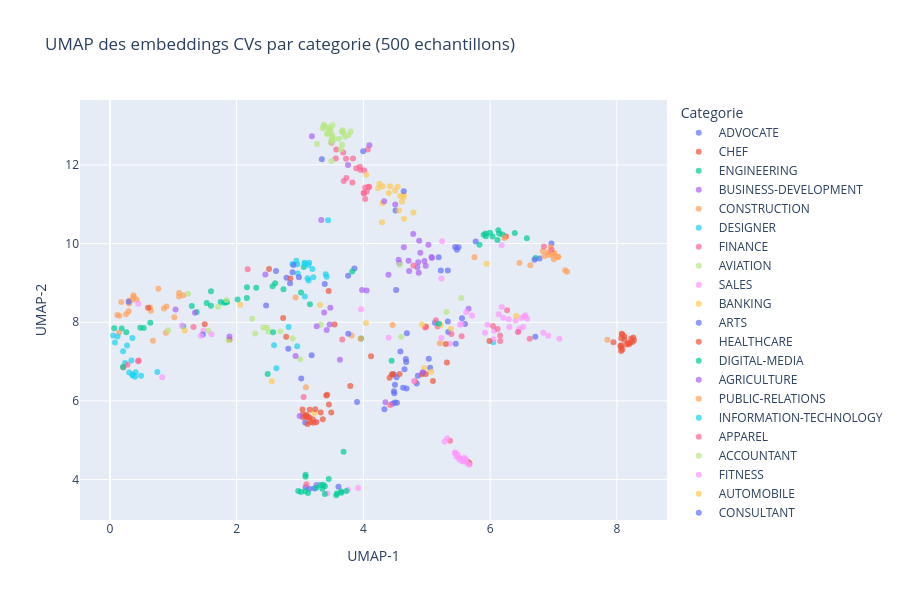

The notebook cell saved with this chart:
### Code cell
# Visualisation UMAP des embeddings CVs (sous-echantillon pour la rapidite)
try:
    import umap
except ImportError:
    %pip install -q umap-learn
    import umap

sample_idx = np.random.choice(len(cv_embeddings), size=500, replace=False)
sample_emb = cv_embeddings[sample_idx]
sample_cats = df_resumes['Category'].iloc[sample_idx].values

reducer = umap.UMAP(n_components=2, random_state=42, n_neighbors=15, min_dist=0.1)
coords = reducer.fit_transform(sample_emb)

fig = px.scatter(
    x=coords[:, 0], y=coords[:, 1],
    color=sample_cats,
    title='UMAP des embeddings CVs par categorie (500 echantillons)',
    labels={'x': 'UMAP-1', 'y': 'UMAP-2', 'color': 'Categorie'},
    opacity=0.7,
    width=900, height=600
)
fig.show()

### Figure 1 — Plotly figure (JSON) as saved in the notebook; plotly's stock layout.template omitted (floating-point values rounded to 4 significant figures)
{"data": [{"hovertemplate": "Categorie=ADVOCATE<br>UMAP-1=%{x}<br>UMAP-2=%{y}<extra></extra>", "legendgroup": "ADVOCATE", "marker": {"color": "#636efa", "opacity": 0.7, "symbol": "circle"}, "mode": "markers", "name": "ADVOCATE", "orientation": "v", "showlegend": true, "type": "scatter", "x": [5.13, 5.556, 4.459, 3.607, 4.649, 5.053, 4.479, 4.676, 4.942, 4.523, 4.482, 3.758, 3.183, 5.34, 4.842, 4.497, 5.603, 4.498, 4.627, 2.787, 4.671, 4.488, 3.082, 4.508, 4.584, 5.332, 4.53], "xaxis": "x", "y": [7.987, 8.1, 5.93, 3.819, 6.809, 6.842, 6.681, 6.99, 6.726, 6.605, 6.246, 9.182, 7.159, 7.753, 6.442, 5.962, 7.958, 6.414, 6.336, 9.131, 7.068, 6.196, 5.45, 10.84, 7.257, 8.02, 5.955], "yaxis": "y"}, {"hovertemplate": "Categorie=CHEF<br>UMAP-1=%{x}<br>UMAP-2=%{y}<extra></extra>", "legendgroup": "CHEF", "marker": {"color": "#EF553B", "opacity": 0.7, "symbol": "circle"}, "mode": "markers", "name": "CHEF", "orientation": "v", "showlegend": true, "type": "scatter", "x": [1.496, 3.119, 8.078, 8.247, 8.055, 8.152, 1.888, 7.946, 8.269, 8.085, 8.069, 4.988, 8.067, 8.118, 8.088, 8.205, 8.069, 8.192, 8.177, 8.068, 8.118, 8.226], "xaxis": "x", "y": [7.947, 5.413, 7.706, 7.501, 7.398, 7.436, 7.565, 7.494, 7.542, 7.692, 7.414, 7.885, 7.273, 7.565, 7.31, 7.478, 7.591, 7.444, 7.464, 7.355, 7.636, 7.582], "yaxis": "y"}, {"hovertemplate": "Categorie=ENGINEERING<br>UMAP-1=%{x}<br>UMAP-2=%{y}<extra></extra>", "legendgroup": "ENGINEERING", "marker": {"color": "#00cc96", "opacity": 0.7, "symbol": "circle"}, "mode": "markers", "name": "ENGINEERING", "orientation": "v", "showlegend": true, "type": "scatter", "x": [0.06803, 3.157, 1.804, 0.4798, 2.608, 1.369, 2.31, 1.748, 1.846, 3.964, 2.739, 1.292, 2.162, 0.5334, 2.49, 0.1862, 0.6379, 1.595, 2.163, 1.594, 0.2587, 1.528, 2.567, 1.157, 2.016, 1.836], "xaxis": "x", "y": [7.847, 8.46, 8.495, 7.862, 8.989, 8.263, 8.88, 8.516, 8.507, 7.586, 8.838, 8.413, 8.617, 7.857, 6.683, 7.844, 7.99, 8.789, 8.888, 8.418, 7.745, 8.488, 8.919, 7.901, 8.582, 8.52], "yaxis": "y"}, {"hovertemplate": "Categorie=BUSINESS-DEVELOPMENT<br>UMAP-1=%{x}<br>UMAP-2=%{y}<extra></extra>", "legendgroup": "BUSINESS-DEVELOPMENT", "marker": {"color": "#ab63fa", "opacity": 0.7, "symbol": "circle"}, "mode": "markers", "name": "BUSINESS-DEVELOPMENT", "orientation": "v", "showlegend": true, "type": "scatter", "x": [4.874, 5.083, 4.984, 4.865, 4.963, 4.714, 5.659, 4.556, 4.898, 5.074, 4.569, 5.026, 4.88, 4.851, 4.639, 4.722, 4.786], "xaxis": "x", "y": [9.258, 9.632, 9.44, 9.529, 9.558, 9.562, 8.347, 9.587, 9.768, 9.659, 9.502, 9.971, 10.07, 9.397, 9.905, 9.304, 10.24], "yaxis": "y"}, {"hovertemplate": "Categorie=CONSTRUCTION<br>UMAP-1=%{x}<br>UMAP-2=%{y}<extra></extra>", "legendgroup": "CONSTRUCTION", "marker": {"color": "#FFA15A", "opacity": 0.7, "symbol": "circle"}, "mode": "markers", "name": "CONSTRUCTION", "orientation": "v", "showlegend": true, "type": "scatter", "x": [1.017, 2.93, 0.3599, 0.1498, 0.8839, 3.815, 0.634, 0.8945, 0.2956, 0.4204, 0.3721, 0.2559, 0.8529, 0.305, 1.159, 0.1438, 1.093, 0.3742, 3.957, 0.1167, 0.1792, 0.6469, 1.092, 0.6796, 0.3063, 0.7648], "xaxis": "x", "y": [8.129, 8.633, 8.574, 8.169, 7.735, 7.666, 8.374, 8.4, 8.283, 8.582, 8.689, 8.206, 8.348, 8.476, 8.689, 7.732, 8.744, 8.64, 7.579, 8.187, 8.515, 8.294, 8.655, 7.529, 8.556, 8.852], "yaxis": "y"}, {"hovertemplate": "Categorie=DESIGNER<br>UMAP-1=%{x}<br>UMAP-2=%{y}<extra></extra>", "legendgroup": "DESIGNER", "marker": {"color": "#19d3f3", "opacity": 0.7, "symbol": "circle"}, "mode": "markers", "name": "DESIGNER", "orientation": "v", "showlegend": true, "type": "scatter", "x": [0.2072, 0.4913, 2.627, 0.0504, 0.4068, 0.3565, 0.07977, 0.748, 0.339, 0.1195, 0.2383, 2.591, 6.049, 0.3603, 0.3553, 0.2704, 0.3045, 0.3967], "xaxis": "x", "y": [7.266, 6.643, 6.83, 7.663, 6.73, 6.649, 7.487, 6.733, 7.028, 7.639, 6.965, 7.419, 7.49, 6.669, 7.6, 7.407, 6.721, 6.615], "yaxis": "y"}, {"hovertemplate": "Categorie=FINANCE<br>UMAP-1=%{x}<br>UMAP-2=%{y}<extra></extra>", "legendgroup": "FINANCE", "marker": {"color": "#FF6692", "opacity": 0.7, "symbol": "circle"}, "mode": "markers", "name": "FINANCE", "orientation": "v", "showlegend": true, "type": "scatter", "x": [3.572, 4.029, 3.732, 3.95, 4.055, 4.005, 3.726, 4.082, 4.029, 3.563, 3.827, 3.887, 5.39, 3.944, 3.837, 4.092, 3.497, 3.057, 3.69, 4.007, 4.014, 3.682], "xaxis": "x", "y": [12.39, 11.13, 11.67, 11.88, 11.32, 11.29, 12.16, 11.45, 11.43, 12.17, 11.56, 11.92, 7.703, 11.95, 12.17, 11.44, 12.56, 6.101, 11.59, 11.27, 11.86, 12.32], "yaxis": "y"}, {"hovertemplate": "Categorie=AVIATION<br>UMAP-1=%{x}<br>UMAP-2=%{y}<extra></extra>", "legendgroup": "AVIATION", "marker": {"color": "#B6E880", "opacity": 0.7, "symbol": "circle"}, "mode": "markers", "name": "AVIATION", "orientation": "v", "showlegend": true, "type": "scatter", "x": [0.9182, 3.004, 1.234, 4.574, 1.553, 1.84, 2.502, 2.246, 2.69, 3.497, 3.327, 2.478, 2.293, 5.546, 1.709, 2.884, 2.422, 1.872, 4.595], "xaxis": "x", "y": [7.8, 7.058, 8.723, 9.462, 7.783, 8.565, 7.763, 8.089, 7.767, 12.1, 7.938, 7.864, 7.714, 8.62, 8.392, 7.587, 7.865, 7.544, 7.635], "yaxis": "y"}, {"hovertemplate": "Categorie=SALES<br>UMAP-1=%{x}<br>UMAP-2=%{y}<extra></extra>", "legendgroup": "SALES", "marker": {"color": "#FF97FF", "opacity": 0.7, "symbol": "circle"}, "mode": "markers", "name": "SALES", "orientation": "v", "showlegend": true, "type": "scatter", "x": [6.493, 6.184, 6.207, 5.958, 0.4473, 6.135, 6.182, 5.623, 6.305, 5.363, 6.448, 6.294, 5.524, 4.399, 6.841, 6.539, 7.092, 0.8258, 6.522, 6.463, 6.586, 5.715, 1.474, 6.556, 6.064, 5.242, 6.054, 6.918, 5.232, 6.403], "xaxis": "x", "y": [8.11, 8.39, 8.114, 7.94, 8.471, 8.206, 9.957, 8.257, 7.877, 7.456, 7.764, 8.079, 7.935, 7.606, 7.732, 8.15, 7.582, 6.604, 7.878, 7.838, 8.087, 8.175, 7.785, 8.17, 7.786, 10.06, 7.569, 7.658, 9.11, 8.046], "yaxis": "y"}, {"hovertemplate": "Categorie=BANKING<br>UMAP-1=%{x}<br>UMAP-2=%{y}<extra></extra>", "legendgroup": "BANKING", "marker": {"color": "#FECB52", "opacity": 0.7, "symbol": "circle"}, "mode": "markers", "name": "BANKING", "orientation": "v", "showlegend": true, "type": "scatter", "x": [5.383, 4.303, 4.402, 4.295, 4.501, 3.231, 4.306, 4.638, 4.581, 4.564, 4.421, 4.54, 4.789, 4.234, 2.555, 4.608, 4.635, 4.252, 6.412, 4.045, 4.642], "xaxis": "x", "y": [7.835, 11.03, 11.29, 10.54, 11.35, 5.696, 11.46, 11.24, 11.21, 10.84, 11.46, 11.45, 10.79, 11.41, 6.501, 11.06, 11.18, 11.52, 8.16, 11.75, 10.63], "yaxis": "y"}, {"hovertemplate": "Categorie=ARTS<br>UMAP-1=%{x}<br>UMAP-2=%{y}<extra></extra>", "legendgroup": "ARTS", "marker": {"color": "#636efa", "opacity": 0.7, "symbol": "circle"}, "mode": "markers", "name": "ARTS", "orientation": "v", "showlegend": true, "type": "scatter", "x": [4.332, 3.859, 4.86, 2.464, 6.968, 3.151, 6.713, 4.637, 5.457, 3.019, 5.332, 3.762, 6.779, 4.681, 3.345, 5.772, 3.227, 2.621, 2.815, 3.089, 1.466, 3.9], "xaxis": "x", "y": [5.791, 9.367, 6.641, 8.426, 10.0, 3.767, 7.631, 11.33, 7.456, 6.569, 9.318, 7.708, 9.62, 6.315, 12.15, 10.06, 3.775, 9.301, 7.329, 3.808, 7.689, 5.97], "yaxis": "y"}, {"hovertemplate": "Categorie=HEALTHCARE<br>UMAP-1=%{x}<br>UMAP-2=%{y}<extra></extra>", "legendgroup": "HEALTHCARE", "marker": {"color": "#EF553B", "opacity": 0.7, "symbol": "circle"}, "mode": "markers", "name": "HEALTHCARE", "orientation": "v", "showlegend": true, "type": "scatter", "x": [3.429, 3.452, 2.734, 2.512, 3.545, 5.646, 5.99, 5.299, 3.414, 4.45, 4.813, 0.6028, 4.12, 4.414, 3.793, 4.571, 2.848, 6.25, 2.782, 5.098, 5.318, 5.673, 8.259, 4.462, 4.985, 4.924], "xaxis": "x", "y": [6.156, 8.795, 8.111, 9.358, 7.942, 4.456, 7.524, 7.445, 6.14, 6.681, 6.501, 8.369, 7.134, 6.591, 6.377, 6.687, 9.115, 10.18, 7.633, 6.507, 6.976, 4.414, 7.61, 6.674, 6.687, 6.678], "yaxis": "y"}, {"hovertemplate": "Categorie=DIGITAL-MEDIA<br>UMAP-1=%{x}<br>UMAP-2=%{y}<extra></extra>", "legendgroup": "DIGITAL-MEDIA", "marker": {"color": "#00cc96", "opacity": 0.7, "symbol": "circle"}, "mode": "markers", "name": "DIGITAL-MEDIA", "orientation": "v", "showlegend": true, "type": "scatter", "x": [5.833, 5.933, 6.039, 3.016, 6.717, 5.999, 3.824, 3.06, 6.39, 5.929, 6.196, 6.58, 6.115, 2.575, 6.129, 6.142, 4.446, 5.898], "xaxis": "x", "y": [9.974, 10.19, 10.18, 8.756, 9.637, 10.28, 9.291, 9.404, 10.27, 10.25, 10.23, 10.13, 10.09, 7.749, 10.34, 10.26, 7.021, 10.23], "yaxis": "y"}, {"hovertemplate": "Categorie=AGRICULTURE<br>UMAP-1=%{x}<br>UMAP-2=%{y}<extra></extra>", "legendgroup": "AGRICULTURE", "marker": {"color": "#ab63fa", "opacity": 0.7, "symbol": "circle"}, "mode": "markers", "name": "AGRICULTURE", "orientation": "v", "showlegend": true, "type": "scatter", "x": [3.187, 3.381, 1.036, 4.396, 3.478, 3.421, 3.26, 3.758, 4.503, 2.93, 4.094, 3.263, 1.343, 4.348, 3.467, 3.63, 3.335], "xaxis": "x", "y": [12.73, 8.251, 8.325, 9.21, 8.366, 7.805, 3.864, 12.0, 10.99, 7.142, 12.5, 7.896, 8.242, 5.966, 7.944, 7.045, 10.6], "yaxis": "y"}, {"hovertemplate": "Categorie=PUBLIC-RELATIONS<br>UMAP-1=%{x}<br>UMAP-2=%{y}<extra></extra>", "legendgroup": "PUBLIC-RELATIONS", "marker": {"color": "#FFA15A", "opacity": 0.7, "symbol": "circle"}, "mode": "markers", "name": "PUBLIC-RELATIONS", "orientation": "v", "showlegend": true, "type": "scatter", "x": [7.851, 6.855, 6.226, 7.07, 6.983, 6.912, 7.012, 5.206, 6.924, 7.005, 7.185, 7.215, 6.832, 6.463, 6.955, 6.997, 5.753, 6.635, 3.094, 4.461, 7.074], "xaxis": "x", "y": [7.553, 9.683, 10.14, 9.661, 9.762, 9.772, 9.764, 7.466, 9.708, 9.602, 9.323, 9.283, 9.813, 9.508, 9.91, 9.692, 9.651, 9.453, 6.35, 7.934, 9.665], "yaxis": "y"}, {"hovertemplate": "Categorie=INFORMATION-TECHNOLOGY<br>UMAP-1=%{x}<br>UMAP-2=%{y}<extra></extra>", "legendgroup": "INFORMATION-TECHNOLOGY", "marker": {"color": "#19d3f3", "opacity": 0.7, "symbol": "circle"}, "mode": "markers", "name": "INFORMATION-TECHNOLOGY", "orientation": "v", "showlegend": true, "type": "scatter", "x": [3.405, 3.077, 2.82, 3.421, 3.196, 3.21, 2.957, 3.135, 2.956, 3.443, 3.076, 3.144, 2.94, 2.965, 2.88, 3.119, 3.072, 3.131], "xaxis": "x", "y": [9.22, 8.656, 7.879, 9.158, 9.356, 9.146, 9.478, 9.065, 7.389, 10.59, 9.488, 9.513, 9.562, 9.239, 9.481, 9.118, 9.516, 9.454], "yaxis": "y"}, {"hovertemplate": "Categorie=APPAREL<br>UMAP-1=%{x}<br>UMAP-2=%{y}<extra></extra>", "legendgroup": "APPAREL", "marker": {"color": "#FF6692", "opacity": 0.7, "symbol": "circle"}, "mode": "markers", "name": "APPAREL", "orientation": "v", "showlegend": true, "type": "scatter", "x": [1.319, 4.071, 5.551, 4.79, 0.2773, 6.849, 5.369, 0.4537, 2.175, 5.145, 6.625, 6.161, 6.268, 3.102, 0.4456, 5.172, 6.118, 6.44, 6.046, 6.157, 6.97, 4.423, 3.667, 4.974, 0.2124], "xaxis": "x", "y": [7.88, 12.39, 7.646, 9.443, 6.923, 9.928, 4.986, 7.03, 9.345, 8.05, 7.582, 7.523, 8.303, 3.88, 7.007, 7.891, 7.831, 7.756, 7.908, 7.665, 9.846, 5.897, 7.565, 7.865, 6.851], "yaxis": "y"}, {"hovertemplate": "Categorie=ACCOUNTANT<br>UMAP-1=%{x}<br>UMAP-2=%{y}<extra></extra>", "legendgroup": "ACCOUNTANT", "marker": {"color": "#B6E880", "opacity": 0.7, "symbol": "circle"}, "mode": "markers", "name": "ACCOUNTANT", "orientation": "v", "showlegend": true, "type": "scatter", "x": [3.499, 3.66, 3.509, 3.709, 3.679, 3.428, 3.513, 5.312, 3.474, 3.766, 3.376, 3.357, 3.433, 3.492, 3.492, 3.425, 3.376, 3.645, 3.267, 3.665, 3.477, 3.535, 3.614, 3.675, 3.512, 3.8], "xaxis": "x", "y": [12.78, 12.85, 12.73, 12.71, 12.83, 12.78, 12.64, 8.26, 12.93, 12.76, 12.98, 12.93, 12.82, 12.63, 12.57, 12.96, 13.02, 12.39, 12.53, 12.51, 12.88, 12.65, 12.67, 12.88, 13.01, 12.85], "yaxis": "y"}, {"hovertemplate": "Categorie=FITNESS<br>UMAP-1=%{x}<br>UMAP-2=%{y}<extra></extra>", "legendgroup": "FITNESS", "marker": {"color": "#FF97FF", "opacity": 0.7, "symbol": "circle"}, "mode": "markers", "name": "FITNESS", "orientation": "v", "showlegend": true, "type": "scatter", "x": [5.231, 5.676, 5.619, 3.756, 3.256, 5.445, 1.136, 1.437, 3.433, 3.965, 5.611, 5.281, 4.797, 5.515, 5.553, 5.45, 5.467, 5.576, 5.551, 5.323, 5.643, 1.603, 5.562, 5.504, 5.591, 5.488, 5.92, 3.917], "xaxis": "x", "y": [7.597, 4.38, 4.479, 3.745, 5.47, 4.677, 7.921, 7.658, 3.655, 8.332, 4.525, 4.967, 6.507, 4.506, 4.525, 4.691, 4.583, 4.459, 7.955, 5.053, 4.412, 7.698, 4.475, 4.571, 4.557, 4.64, 7.735, 3.783], "yaxis": "y"}, {"hovertemplate": "Categorie=AUTOMOBILE<br>UMAP-1=%{x}<br>UMAP-2=%{y}<extra></extra>", "legendgroup": "AUTOMOBILE", "marker": {"color": "#FECB52", "opacity": 0.7, "symbol": "circle"}, "mode": "markers", "name": "AUTOMOBILE", "orientation": "v", "showlegend": true, "type": "scatter", "x": [2.058, 4.041, 5.945, 5.07, 4.958, 4.925, 5.222, 3.314, 1.182], "xaxis": "x", "y": [8.445, 7.981, 9.491, 6.739, 6.837, 7.943, 7.932, 8.437, 7.792], "yaxis": "y"}, {"hovertemplate": "Categorie=CONSULTANT<br>UMAP-1=%{x}<br>UMAP-2=%{y}<extra></extra>", "legendgroup": "CONSULTANT", "marker": {"color": "#636efa", "opacity": 0.7, "symbol": "circle"}, "mode": "markers", "name": "CONSULTANT", "orientation": "v", "showlegend": true, "type": "scatter", "x": [6.701, 2.843, 4.686, 2.882, 0.295, 5.475, 5.222, 2.897, 2.983, 3.39, 5.188, 5.448, 4.517, 5.032, 5.502, 3.996], "xaxis": "x", "y": [9.591, 8.995, 7.724, 9.273, 8.52, 9.841, 9.316, 9.458, 9.147, 8.973, 9.652, 9.915, 8.823, 7.073, 9.91, 12.35], "yaxis": "y"}, {"hovertemplate": "Categorie=HR<br>UMAP-1=%{x}<br>UMAP-2=%{y}<extra></extra>", "legendgroup": "HR", "marker": {"color": "#EF553B", "opacity": 0.7, "symbol": "circle"}, "mode": "markers", "name": "HR", "orientation": "v", "showlegend": true, "type": "scatter", "x": [3.047, 3.456, 3.359, 3.046, 3.147, 3.242, 3.092, 3.2, 3.165, 3.107, 3.209, 3.099, 3.123, 3.256, 3.327, 3.493, 3.154, 3.039], "xaxis": "x", "y": [5.584, 5.909, 5.534, 5.652, 5.579, 5.789, 5.617, 5.534, 5.463, 5.592, 5.448, 5.651, 5.601, 5.46, 5.706, 5.705, 5.776, 5.781], "yaxis": "y"}, {"hovertemplate": "Categorie=TEACHER<br>UMAP-1=%{x}<br>UMAP-2=%{y}<extra></extra>", "legendgroup": "TEACHER", "marker": {"color": "#00cc96", "opacity": 0.7, "symbol": "circle"}, "mode": "markers", "name": "TEACHER", "orientation": "v", "showlegend": true, "type": "scatter", "x": [3.392, 3.087, 3.352, 5.192, 0.2062, 3.392, 3.572, 3.688, 3.016, 3.453, 3.084, 2.972, 3.127, 3.257, 3.366, 3.583, 3.65, 3.323, 3.088, 3.732, 3.653], "xaxis": "x", "y": [3.83, 4.073, 3.764, 7.965, 6.863, 3.634, 3.602, 4.705, 3.684, 4.014, 3.705, 3.707, 3.659, 3.79, 3.87, 3.648, 3.7, 3.865, 4.123, 3.711, 3.667], "yaxis": "y"}, {"hovertemplate": "Categorie=BPO<br>UMAP-1=%{x}<br>UMAP-2=%{y}<extra></extra>", "legendgroup": "BPO", "marker": {"color": "#ab63fa", "opacity": 0.7, "symbol": "circle"}, "mode": "markers", "name": "BPO", "orientation": "v", "showlegend": true, "type": "scatter", "x": [4.328, 3.979, 4.937, 4.051, 2.994, 2.453, 1.886], "xaxis": "x", "y": [11.08, 8.818, 6.723, 8.811, 5.619, 9.212, 7.637], "yaxis": "y"}], "layout": {"height": 600, "legend": {"title": {"text": "Categorie"}, "tracegroupgap": 0}, "title": {"text": "UMAP des embeddings CVs par categorie (500 echantillons)"}, "width": 900, "xaxis": {"anchor": "y", "domain": [0, 1], "title": {"text": "UMAP-1"}}, "yaxis": {"anchor": "x", "domain": [0, 1], "title": {"text": "UMAP-2"}}}}
